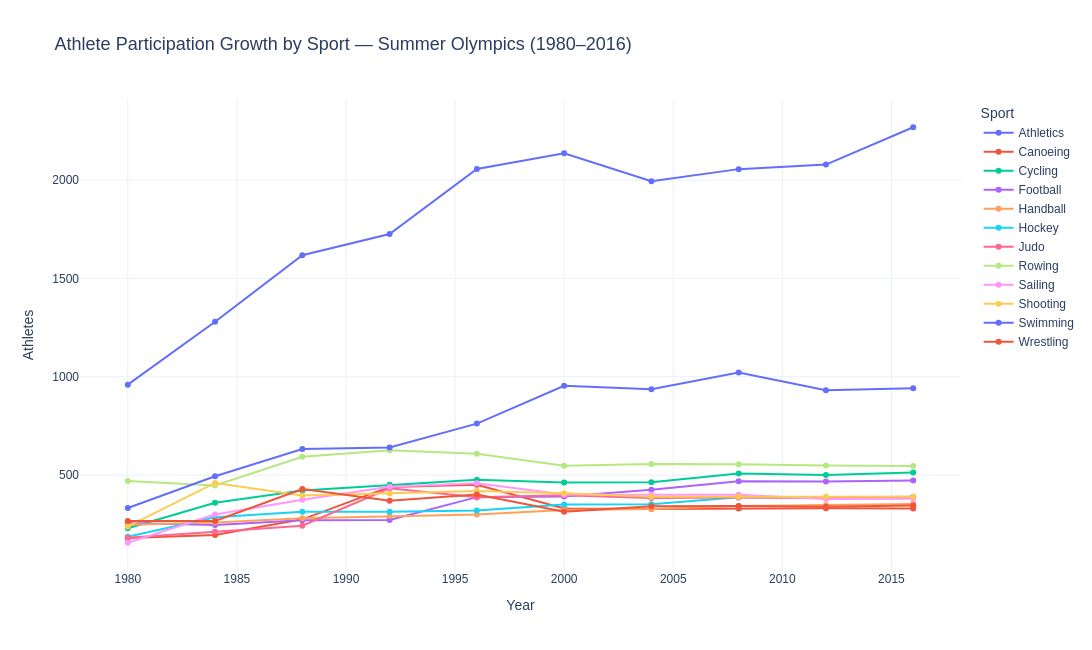

Write notebook code for a chart like this one.
### Markdown cell above
## 7. Sport Participation Growth (1980–2016)

### Code cell
# Focus on modern era
modern = summer[summer['Year'] >= 1980]

sport_growth = (
    modern.groupby(['Year', 'Sport'])['ID']
    .nunique()
    .reset_index()
    .rename(columns={'ID': 'Athletes'})
)

# Sports with most growth: compare 1984 vs 2016
pivot = sport_growth.pivot(index='Sport', columns='Year', values='Athletes').fillna(0)
if 1984 in pivot.columns and 2016 in pivot.columns:
    pivot['Growth_abs'] = pivot[2016] - pivot[1984]
    pivot['Growth_pct'] = ((pivot[2016] - pivot[1984]) / pivot[1984].replace(0, np.nan) * 100).round(1)
    growth_table = pivot[['Growth_abs', 'Growth_pct']].sort_values('Growth_abs', ascending=False)
    print('Top growing sports (1984–2016):')
    display(growth_table.head(15))
    growth_table.to_csv(OUT_TABLES / 'athlete_sportGrowth_1984_2016.csv')

# Top 12 sports by 2016 participation
top12_sports_2016 = (
    sport_growth[sport_growth['Year'] == 2016]
    .nlargest(12, 'Athletes')['Sport'].tolist()
)

fig = px.line(
    sport_growth[sport_growth['Sport'].isin(top12_sports_2016)],
    x='Year', y='Athletes', color='Sport',
    markers=True,
    title='Athlete Participation Growth by Sport — Summer Olympics (1980–2016)',
    template='plotly_white', width=1200, height=650
)
fig.update_layout(font_family='Arial', title_font_size=18)
fig.write_html(OUT_FIGS / 'athlete_line_sportParticipationGrowth.html')
fig.show()
logger.info('Saved sport growth chart.')

### Figure 1 — Plotly figure (JSON) as saved in the notebook; plotly's stock layout.template omitted (floating-point values rounded to 4 significant figures)
{"data": [{"hovertemplate": "Sport=Athletics<br>Year=%{x}<br>Athletes=%{y}<extra></extra>", "legendgroup": "Athletics", "line": {"color": "#636efa", "dash": "solid"}, "marker": {"symbol": "circle"}, "mode": "lines+markers", "name": "Athletics", "orientation": "v", "showlegend": true, "type": "scatter", "x": [1980, 1984, 1988, 1992, 1996, 2000, 2004, 2008, 2012, 2016], "xaxis": "x", "y": [960, 1280, 1618, 1726, 2057, 2137, 1995, 2056, 2079, 2269], "yaxis": "y"}, {"hovertemplate": "Sport=Canoeing<br>Year=%{x}<br>Athletes=%{y}<extra></extra>", "legendgroup": "Canoeing", "line": {"color": "#EF553B", "dash": "solid"}, "marker": {"symbol": "circle"}, "mode": "lines+markers", "name": "Canoeing", "orientation": "v", "showlegend": true, "type": "scatter", "x": [1980, 1984, 1988, 1992, 1996, 2000, 2004, 2008, 2012, 2016], "xaxis": "x", "y": [180, 195, 275, 440, 451, 330, 328, 330, 332, 330], "yaxis": "y"}, {"hovertemplate": "Sport=Cycling<br>Year=%{x}<br>Athletes=%{y}<extra></extra>", "legendgroup": "Cycling", "line": {"color": "#00cc96", "dash": "solid"}, "marker": {"symbol": "circle"}, "mode": "lines+markers", "name": "Cycling", "orientation": "v", "showlegend": true, "type": "scatter", "x": [1980, 1984, 1988, 1992, 1996, 2000, 2004, 2008, 2012, 2016], "xaxis": "x", "y": [230, 359, 422, 451, 477, 462, 464, 508, 501, 513], "yaxis": "y"}, {"hovertemplate": "Sport=Football<br>Year=%{x}<br>Athletes=%{y}<extra></extra>", "legendgroup": "Football", "line": {"color": "#ab63fa", "dash": "solid"}, "marker": {"symbol": "circle"}, "mode": "lines+markers", "name": "Football", "orientation": "v", "showlegend": true, "type": "scatter", "x": [1980, 1984, 1988, 1992, 1996, 2000, 2004, 2008, 2012, 2016], "xaxis": "x", "y": [256, 246, 270, 272, 388, 391, 425, 469, 467, 473], "yaxis": "y"}, {"hovertemplate": "Sport=Handball<br>Year=%{x}<br>Athletes=%{y}<extra></extra>", "legendgroup": "Handball", "line": {"color": "#FFA15A", "dash": "solid"}, "marker": {"symbol": "circle"}, "mode": "lines+markers", "name": "Handball", "orientation": "v", "showlegend": true, "type": "scatter", "x": [1980, 1984, 1988, 1992, 1996, 2000, 2004, 2008, 2012, 2016], "xaxis": "x", "y": [248, 259, 281, 292, 300, 323, 328, 343, 347, 353], "yaxis": "y"}, {"hovertemplate": "Sport=Hockey<br>Year=%{x}<br>Athletes=%{y}<extra></extra>", "legendgroup": "Hockey", "line": {"color": "#19d3f3", "dash": "solid"}, "marker": {"symbol": "circle"}, "mode": "lines+markers", "name": "Hockey", "orientation": "v", "showlegend": true, "type": "scatter", "x": [1980, 1984, 1988, 1992, 1996, 2000, 2004, 2008, 2012, 2016], "xaxis": "x", "y": [187, 286, 314, 314, 320, 350, 352, 387, 387, 390], "yaxis": "y"}, {"hovertemplate": "Sport=Judo<br>Year=%{x}<br>Athletes=%{y}<extra></extra>", "legendgroup": "Judo", "line": {"color": "#FF6692", "dash": "solid"}, "marker": {"symbol": "circle"}, "mode": "lines+markers", "name": "Judo", "orientation": "v", "showlegend": true, "type": "scatter", "x": [1980, 1984, 1988, 1992, 1996, 2000, 2004, 2008, 2012, 2016], "xaxis": "x", "y": [182, 212, 243, 433, 387, 398, 384, 386, 384, 389], "yaxis": "y"}, {"hovertemplate": "Sport=Rowing<br>Year=%{x}<br>Athletes=%{y}<extra></extra>", "legendgroup": "Rowing", "line": {"color": "#B6E880", "dash": "solid"}, "marker": {"symbol": "circle"}, "mode": "lines+markers", "name": "Rowing", "orientation": "v", "showlegend": true, "type": "scatter", "x": [1980, 1984, 1988, 1992, 1996, 2000, 2004, 2008, 2012, 2016], "xaxis": "x", "y": [470, 447, 593, 627, 608, 547, 557, 555, 549, 546], "yaxis": "y"}, {"hovertemplate": "Sport=Sailing<br>Year=%{x}<br>Athletes=%{y}<extra></extra>", "legendgroup": "Sailing", "line": {"color": "#FF97FF", "dash": "solid"}, "marker": {"symbol": "circle"}, "mode": "lines+markers", "name": "Sailing", "orientation": "v", "showlegend": true, "type": "scatter", "x": [1980, 1984, 1988, 1992, 1996, 2000, 2004, 2008, 2012, 2016], "xaxis": "x", "y": [156, 300, 375, 441, 458, 402, 400, 400, 379, 380], "yaxis": "y"}, {"hovertemplate": "Sport=Shooting<br>Year=%{x}<br>Athletes=%{y}<extra></extra>", "legendgroup": "Shooting", "line": {"color": "#FECB52", "dash": "solid"}, "marker": {"symbol": "circle"}, "mode": "lines+markers", "name": "Shooting", "orientation": "v", "showlegend": true, "type": "scatter", "x": [1980, 1984, 1988, 1992, 1996, 2000, 2004, 2008, 2012, 2016], "xaxis": "x", "y": [239, 460, 396, 407, 419, 408, 390, 390, 390, 390], "yaxis": "y"}, {"hovertemplate": "Sport=Swimming<br>Year=%{x}<br>Athletes=%{y}<extra></extra>", "legendgroup": "Swimming", "line": {"color": "#636efa", "dash": "solid"}, "marker": {"symbol": "circle"}, "mode": "lines+markers", "name": "Swimming", "orientation": "v", "showlegend": true, "type": "scatter", "x": [1980, 1984, 1988, 1992, 1996, 2000, 2004, 2008, 2012, 2016], "xaxis": "x", "y": [333, 494, 633, 641, 762, 954, 937, 1022, 931, 942], "yaxis": "y"}, {"hovertemplate": "Sport=Wrestling<br>Year=%{x}<br>Athletes=%{y}<extra></extra>", "legendgroup": "Wrestling", "line": {"color": "#EF553B", "dash": "solid"}, "marker": {"symbol": "circle"}, "mode": "lines+markers", "name": "Wrestling", "orientation": "v", "showlegend": true, "type": "scatter", "x": [1980, 1984, 1988, 1992, 1996, 2000, 2004, 2008, 2012, 2016], "xaxis": "x", "y": [266, 267, 429, 370, 401, 314, 342, 343, 339, 346], "yaxis": "y"}], "layout": {"font": {"family": "Arial"}, "height": 650, "legend": {"title": {"text": "Sport"}, "tracegroupgap": 0}, "title": {"font": {"size": 18}, "text": "Athlete Participation Growth by Sport — Summer Olympics (1980–2016)"}, "width": 1200, "xaxis": {"anchor": "y", "domain": [0.0, 1.0], "title": {"text": "Year"}}, "yaxis": {"anchor": "x", "domain": [0.0, 1.0], "title": {"text": "Athletes"}}}}
